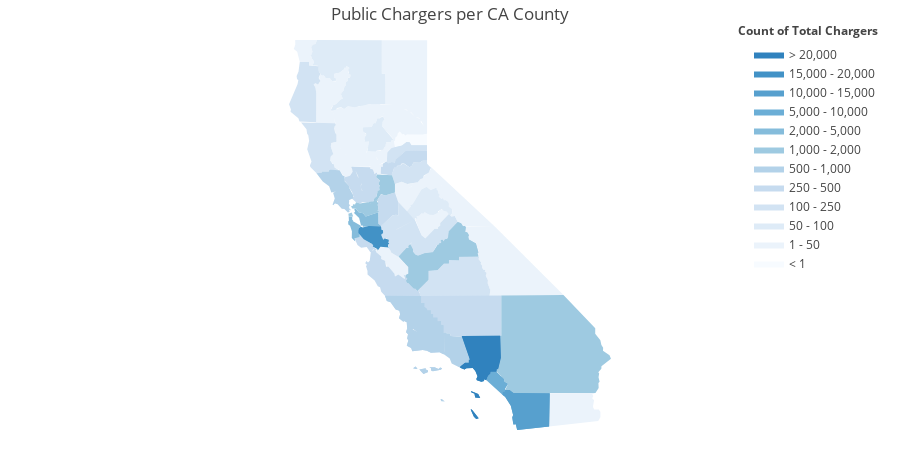

Notebook cell for this chart:
### Code cell
# NOTE - the data is too uneven to use uniform bins, I intentionally used non-uniform bins

colorscale = ["#f7fbff", "#ebf3fb", "#deebf7", "#d2e3f3", "#c6dbef", "#b3d2e9", "#9ecae1",
    "#85bcdb", "#6baed6", "#57a0ce", "#4292c6", "#3082be", "#2171b5", "#1361a9",
    "#08519c", "#0b4083", "#08306b"
]

#np.logspace(np.log10(0.1),np.log10(1.0), 50)

#endpts = list(np.mgrid[min(values):max(values):16j])
endpts = [1, 50, 100, 250, 500, 1000, 2000, 5000, 10000, 15000, 20000]
values = mapev21['Total'].tolist()
fips = mapev21['fips'].tolist()


fig = ff.create_choropleth(
    fips=fips, values=values, scope=['CA'],
    binning_endpoints=endpts, 
    colorscale=colorscale,
    show_state_data=False,
    show_hover=True,
    asp = 2.9,
    title_text = 'Public Chargers per CA County',
    legend_title = 'Count of Total Chargers'
)
fig.layout.template = None
fig.show()
